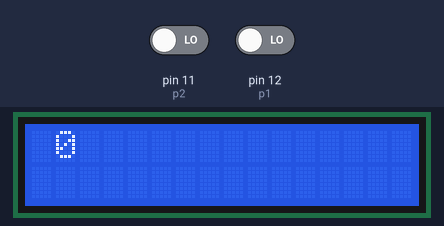
A sketch run on a simulated Arduino Uno, built with avr-gcc and run on an emulated ATmega328P. Parts: 16×2 character LCD. Inputs (shaded band) come from the test bench; at power-on: pin 11 (p2) LOW, pin 12 (p1) LOW.

Above: at 1.2 s.
1.3 s: pin 11 (p2) driven HIGH
At 2.0 s:
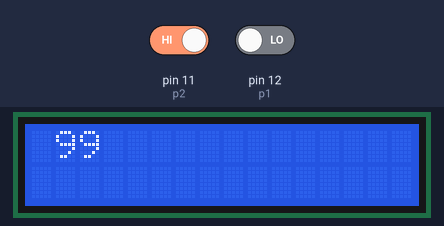
3.7 s: pin 12 (p1) driven HIGH
5.6 s: pin 12 (p1) driven LOW
At 6.58 s:
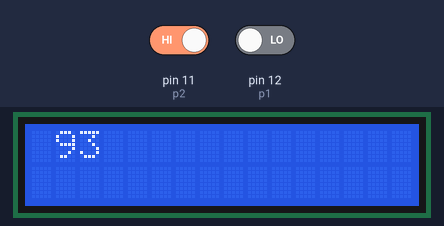
Timing chart, 0 to 8.6 s (numbered marks = the images above; inputs shaded):
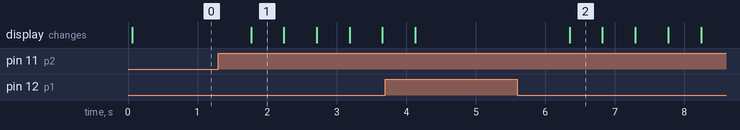

The sketch:

TP1Lab-ejercicio5.ino
```cpp
#include <LiquidCrystal.h>
#define p1 12
#define p2 11
const int rs = 8, rw= 7, en = 6, d4 = 2, d5 = 3, d6 = 4, d7 = 5;
LiquidCrystal lcd(rs, en, d4, d5, d6, d7);
int contador=0;

void setup() {
pinMode(11, INPUT);
pinMode(12, INPUT);

Serial.begin(9600);
}

void loop() {
if(digitalRead(p1)){
delay(400);
contador++;
if (contador==100){
  contador=0;
}
}
if(digitalRead(p2)){
delay(400);
contador--;
if (contador<0){
  contador=99;
}
}
lcd.begin(16, 2);
 lcd.setCursor(1, 0);
  lcd.print(contador);
  delay(10);
}
```

Measured:
- after the input at 1.3 s, the display: changes after 0.47 s (image 1)
- after the input at 5.6 s, the display: changes after 0.75 s (image 2)
- what the display in image 2 shows lasts 0.4 s, from 6.4 s to 6.8 s
